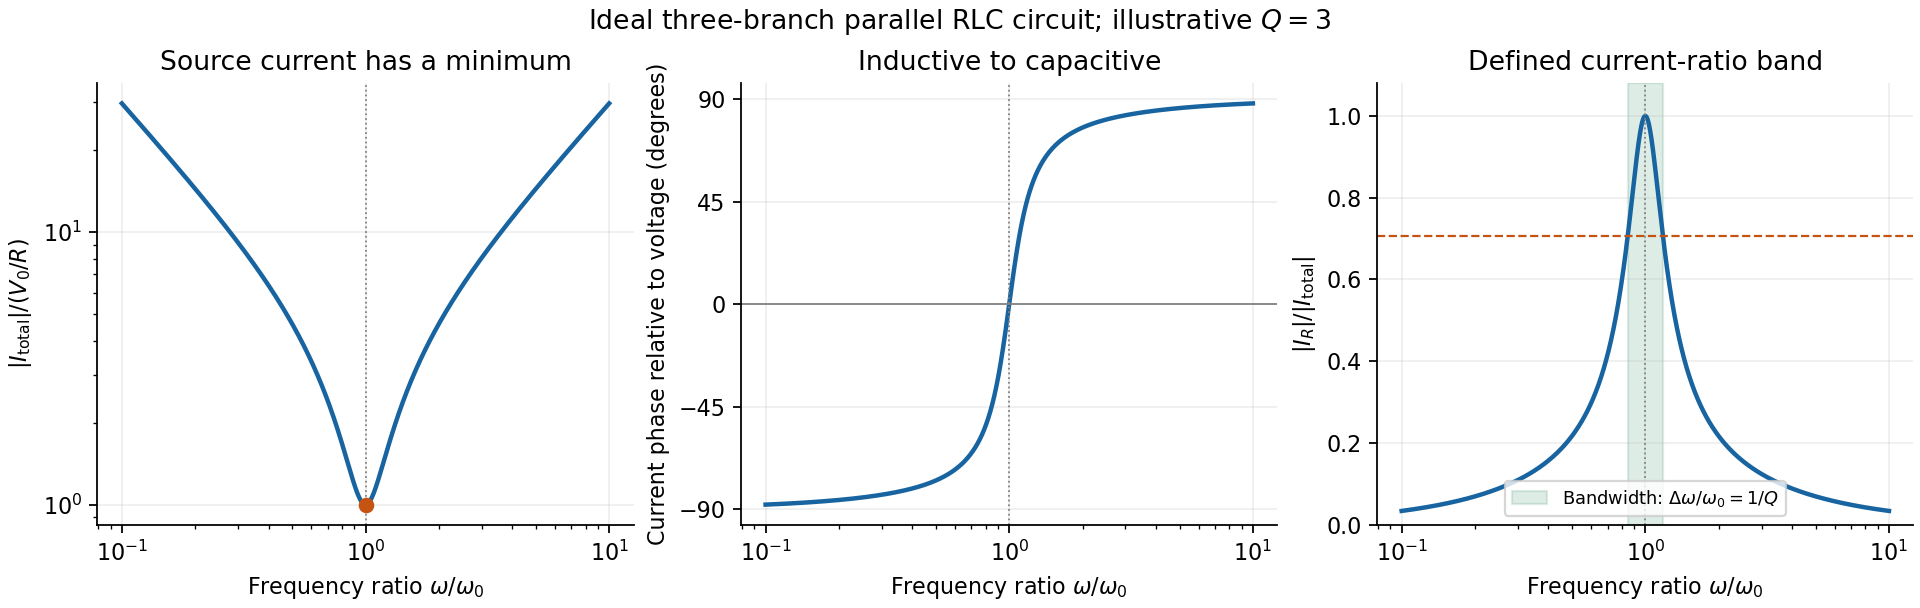

Generate this figure with Python:
"""Original ideal parallel-RLC plots; Python 3.14, numpy, matplotlib.

Dimensionless Q=3 is illustrative, not an additional exam parameter.
"""

import matplotlib

matplotlib.use("Agg")
import matplotlib.pyplot as plt
import numpy as np


Q = 3.0
x = np.geomspace(0.1, 10, 1200)
b = Q*(x-1/x)
amplitude = np.sqrt(1+b*b)
lo = (np.sqrt(4+1/Q**2)-1/Q)/2
hi = (np.sqrt(4+1/Q**2)+1/Q)/2
fig, axes = plt.subplots(1, 3, figsize=(12, 3.8), constrained_layout=True,
                         facecolor="white")
axes[0].loglog(x, amplitude, lw=2, color="#1764a0")
axes[0].scatter([1], [1], color="#c55412", zorder=3)
axes[0].set(ylabel=r"$|I_{\rm total}|/(V_0/R)$", title="Source current has a minimum")
axes[1].semilogx(x, np.degrees(np.arctan(b)), lw=2, color="#1764a0")
axes[1].axhline(0, color="0.5", lw=0.8)
axes[1].set(ylabel="Current phase relative to voltage (degrees)",
            title="Inductive to capacitive", yticks=[-90, -45, 0, 45, 90])
axes[2].semilogx(x, 1/amplitude, lw=2, color="#1764a0")
axes[2].axhline(1/np.sqrt(2), color="#c55412", ls="--", lw=1)
axes[2].axvspan(lo, hi, color="#197c54", alpha=0.14,
                label=r"Bandwidth: $\Delta\omega/\omega_0=1/Q$")
axes[2].set(ylabel=r"$|I_R|/|I_{\rm total}|$", title="Defined current-ratio band", ylim=(0, 1.08))
axes[2].legend(fontsize=8, loc="lower center")
for ax in axes:
    ax.set_xlabel(r"Frequency ratio $\omega/\omega_0$")
    ax.axvline(1, color="0.5", lw=0.8, ls=":")
    ax.grid(alpha=0.2)
    ax.spines[["top", "right"]].set_visible(False)
fig.suptitle(r"Ideal three-branch parallel RLC circuit; illustrative $Q=3$", fontsize=12)
fig.savefig("paper-1-parallel-resonance.png", dpi=160, facecolor="white")
plt.close(fig)
